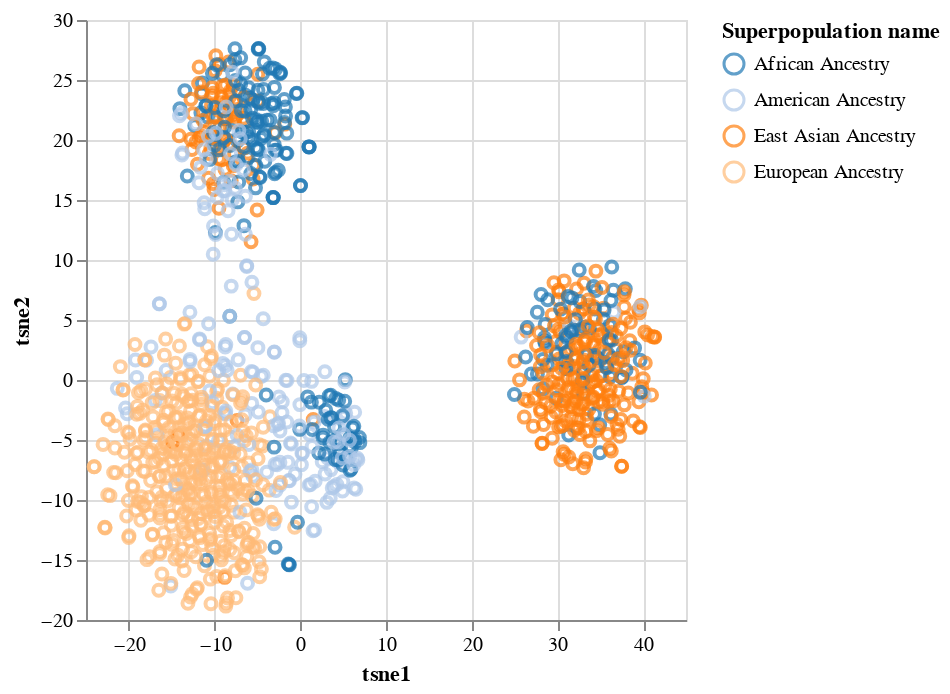

Here is the notebook cell this chart was saved with:
### Code cell
alt.Chart(df_plot).mark_point().encode(
    x='tsne1',
    y='tsne2',
    color=alt.Color('Superpopulation name', scale=alt.Scale(scheme='category20'))
)

### Figure 1 — Vega-Lite specification as saved in the notebook (floating-point values rounded to 4 significant figures; data arrays with more than 128 entries replaced by an {"elided": "..."} marker saying what was removed)
{"config": {"view": {"continuousWidth": 300, "continuousHeight": 300}}, "data": {"name": "data-96c3778c84eebc3c1b0aea41be4e1d6f"}, "mark": {"type": "point"}, "encoding": {"color": {"field": "Superpopulation name", "scale": {"scheme": "category20"}, "type": "nominal"}, "x": {"field": "tsne1", "type": "quantitative"}, "y": {"field": "tsne2", "type": "quantitative"}}, "$schema": "https://vega.github.io/schema/vega-lite/v5.15.1.json", "datasets": {"data-96c3778c84eebc3c1b0aea41be4e1d6f": {"elided": "1092 records"}}}
